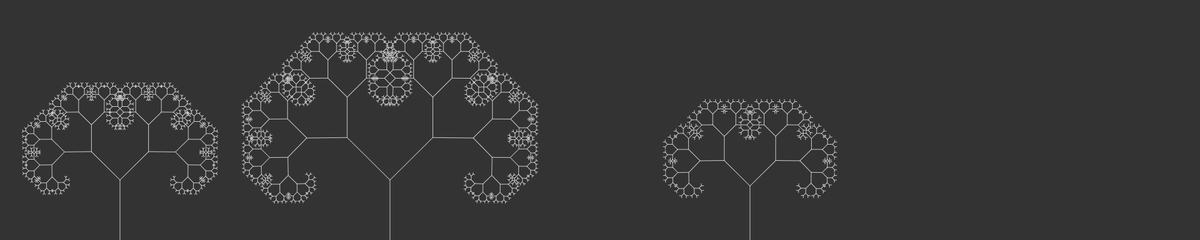
Frame 1 (no input)
Frame 60 (no input): identical to frame 1, image omitted
Frame 120 (the mouse pressed at the canvas centre since frame 60): identical to frame 1, image omitted

The p5.js sketch that drew this single still picture (run headless with seeded random() and noise() and a simulated clock; from frame 60 on, the mouse is pressed at the canvas centre):

// p5.js sketch
// ── sketch.js
var theta=0;
var setTheta;
function setup() {
	createCanvas(2000,400);
	setTheta = createSlider(0,TWO_PI,PI/4,0.01);

  // put setup code here
}

function draw() {
	background(51);
	var len1 =100;
	var len2 =150;
	var len3 =90;
	stroke(210);
	theta=setTheta.value();
	
	tree1(len1);
	tree2(len2);
	tree3(len3);
  // put drawing code here
}
function tree1(len1){
	translate(200,height);
	maketree(len1);
}
function tree2(len2){
	translate(450,height-250);
	maketree(len2);

}
function tree3(len3){
	translate(600,height-300);
	maketree(len3);
}
function maketree(len){
	line(0,0,0,-len);
	translate(0,-len);
	if(len>=4){
		push();
		rotate(theta);
		maketree(len*0.67);
		pop();
		push();
		rotate(-theta);
		maketree(len*0.67);
		pop();

	}

}
